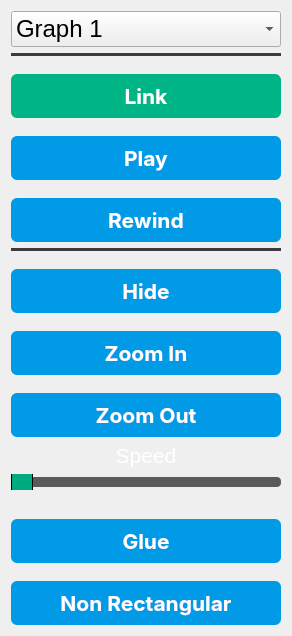
     <widget class="QWidget" name="leftwidget" native="true">
      <property name="enabled">
       <bool>true</bool>
      </property>
      <layout class="QVBoxLayout" name="verticalLayout">
       <item>
        <widget class="QComboBox" name="graphSelection">
         <property name="font">
          <font>
           <family>MS Shell Dlg 2</family>
           <pointsize>18</pointsize>
           <weight>9</weight>
           <italic>false</italic>
           <bold>false</bold>
          </font>
         </property>
         <property name="styleSheet">
          <string notr="true">font: 75 18pt &quot;MS Shell Dlg 2&quot;;</string>
         </property>
         <item>
          <property name="text">
           <string>Graph 1</string>
          </property>
         </item>
         <item>
          <property name="text">
           <string>Graph 2</string>
          </property>
         </item>
         <item>
          <property name="text">
           <string>Linked</string>
          </property>
         </item>
        </widget>
       </item>
       <item>
        <widget class="Line" name="line_5">
         <property name="styleSheet">
          <string notr="true">/* Line style */

  /* Set the width of the line */
  width: 20px;

  /* Set the height of the line */
  height: 5px;

  /* Set the background color of the line */
  background-color: #3a3b3c;

  /* Set the border of the line */
  border: 10px;

  /* Set the border radius of the line */
  border-radius:5px;



</string>
         </property>
         <property name="orientation">
          <enum>Qt::Horizontal</enum>
         </property>
        </widget>
       </item>
       <item>
        <widget class="QPushButton" name="linkButton">
         <property name="font">
          <font>
           <family>-apple-system</family>
           <pointsize>16</pointsize>
           <weight>75</weight>
           <bold>true</bold>
          </font>
         </property>
         <property name="styleSheet">
          <string notr="true">QPushButton{
  appearance: button;
  backface-visibility: hidden;
  background-color: rgb(0, 181, 133);
  border-radius: 6px;
  border-width: 0;
  box-shadow: rgba(50, 50, 93, .1) 0 0 0 1px inset,rgba(50, 50, 93, .1) 0 2px 5px 0,rgba(0, 0, 0, .07) 0 1px 1px 0;
  box-sizing: border-box;
  color: #fff;
  cursor: pointer;
  font-family: -apple-system,system-ui,&quot;Segoe UI&quot;,Roboto,&quot;Helvetica Neue&quot;,Ubuntu,sans-serif;
  font-size: 100%;
  height: 44px;
  line-height: 1.15;
  margin: 12px 0 0;
  outline: none;
  overflow: hidden;
  padding: 0 10px;
  position: relative;
  text-align: center;
  text-transform: none;
  transform: translateZ(0);
  transition: all .2s,box-shadow .08s ease-in;
  user-select: none;
  -webkit-user-select: none;
  touch-action: manipulation;
  width: 100%;
}
QPushButton:hover{
background-color: rgb(0, 118, 86);
}
QPushButton:pressed{
background-color: rgb(0, 118, 86);
}</string>
         </property>
         <property name="text">
          <string>Link</string>
         </property>
         <property name="icon">
          <iconset>
           <normaloff>../../../0-MostafaMousaControl_PanelTask/Vital-Signals-Multichannel-Viewer/Vital-Signals-Multichannel-Viewer-main/ui/Icons/play-svgrepo-com.svg</normaloff>../../../0-MostafaMousaControl_PanelTask/Vital-Signals-Multichannel-Viewer/Vital-Signals-Multichannel-Viewer-main/ui/Icons/play-svgrepo-com.svg</iconset>
         </property>
         <property name="iconSize">
          <size>
           <width>22</width>
           <height>22</height>
          </size>
         </property>
        </widget>
       </item>
       <item>
        <widget class="QPushButton" name="playButton">
         <property name="font">
          <font>
           <family>-apple-system</family>
           <pointsize>16</pointsize>
           <weight>75</weight>
           <bold>true</bold>
          </font>
         </property>
         <property name="styleSheet">
          <string notr="true">QPushButton{
  appearance: button;
  backface-visibility: hidden;
  background-color:  rgb(0, 154, 231);
  border-radius: 6px;
  border-width: 0;
  box-shadow: rgba(50, 50, 93, .1) 0 0 0 1px inset,rgba(50, 50, 93, .1) 0 2px 5px 0,rgba(0, 0, 0, .07) 0 1px 1px 0;
  box-sizing: border-box;
  color: #fff;
  cursor: pointer;
  font-family: -apple-system,system-ui,&quot;Segoe UI&quot;,Roboto,&quot;Helvetica Neue&quot;,Ubuntu,sans-serif;
  font-size: 100%;
  height: 44px;
  line-height: 1.15;
  margin: 12px 0 0;
  outline: none;
  overflow: hidden;
  padding: 0 10px;
  position: relative;
  text-align: center;
  text-transform: none;
  transform: translateZ(0);
  transition: all .2s,box-shadow .08s ease-in;
  user-select: none;
  -webkit-user-select: none;
  touch-action: manipulation;
  width: 100%;
}
QPushButton:hover{
background-color:  rgb(0, 115, 173);
}
QPushButton:pressed{
background-color:  rgb(0, 115, 173);
}</string>
         </property>
         <property name="text">
          <string>Play</string>
         </property>
         <property name="icon">
          <iconset>
           <normaloff>../../../0-MostafaMousaControl_PanelTask/Vital-Signals-Multichannel-Viewer/Vital-Signals-Multichannel-Viewer-main/ui/Icons/play-svgrepo-com.svg</normaloff>../../../0-MostafaMousaControl_PanelTask/Vital-Signals-Multichannel-Viewer/Vital-Signals-Multichannel-Viewer-main/ui/Icons/play-svgrepo-com.svg</iconset>
         </property>
         <property name="iconSize">
          <size>
           <width>22</width>
           <height>22</height>
          </size>
         </property>
        </widget>
       </item>
       <item>
        <widget class="QPushButton" name="rewindButton">
         <property name="font">
          <font>
           <family>-apple-system</family>
           <pointsize>16</pointsize>
           <weight>75</weight>
           <bold>true</bold>
          </font>
         </property>
         <property name="styleSheet">
          <string notr="true">QPushButton{
  appearance: button;
  backface-visibility: hidden;
  background-color:  rgb(0, 154, 231);
  border-radius: 6px;
  border-width: 0;
  box-shadow: rgba(50, 50, 93, .1) 0 0 0 1px inset,rgba(50, 50, 93, .1) 0 2px 5px 0,rgba(0, 0, 0, .07) 0 1px 1px 0;
  box-sizing: border-box;
  color: #fff;
  cursor: pointer;
  font-family: -apple-system,system-ui,&quot;Segoe UI&quot;,Roboto,&quot;Helvetica Neue&quot;,Ubuntu,sans-serif;
  font-size: 100%;
  height: 44px;
  line-height: 1.15;
  margin: 12px 0 0;
  outline: none;
  overflow: hidden;
  padding: 0 25px;
  position: relative;
  text-align: center;
  text-transform: none;
  transform: translateZ(0);
  transition: all .2s,box-shadow .08s ease-in;
  user-select: none;
  -webkit-user-select: none;
  touch-action: manipulation;
  width: 100%;
}
QPushButton:hover{
background-color:  rgb(0, 115, 173);
}
QPushButton:pressed{
background-color:  rgb(0, 115, 173);
}</string>
         </property>
         <property name="text">
          <string>Rewind</string>
         </property>
         <property name="icon">
          <iconset>
           <normaloff>../../../0-MostafaMousaControl_PanelTask/Vital-Signals-Multichannel-Viewer/Vital-Signals-Multichannel-Viewer-main/ui/Icons/rewind-forward-svgrepo-com.svg</normaloff>../../../0-MostafaMousaControl_PanelTask/Vital-Signals-Multichannel-Viewer/Vital-Signals-Multichannel-Viewer-main/ui/Icons/rewind-forward-svgrepo-com.svg</iconset>
         </property>
         <property name="iconSize">
          <size>
           <width>25</width>
           <height>25</height>
          </size>
         </property>
        </widget>
       </item>
       <item>
        <widget class="Line" name="line_6">
         <property name="styleSheet">
          <string notr="true">/* Line style */

  /* Set the width of the line */
  width: 20px;

  /* Set the height of the line */
  height: 5px;

  /* Set the background color of the line */
  background-color: #3a3b3c;

  /* Set the border of the line */
  border: 10px;

  /* Set the border radius of the line */
  border-radius:5px;



</string>
         </property>
         <property name="frameShadow">
          <enum>QFrame::Sunken</enum>
         </property>
         <property name="lineWidth">
          <number>30</number>
         </property>
         <property name="midLineWidth">
          <number>16</number>
         </property>
         <property name="orientation">
          <enum>Qt::Horizontal</enum>
         </property>
        </widget>
       </item>
       <item>
        <widget class="QPushButton" name="hideButton">
         <property name="font">
          <font>
           <family>-apple-system</family>
           <pointsize>16</pointsize>
           <weight>75</weight>
           <bold>true</bold>
          </font>
         </property>
         <property name="styleSheet">
          <string notr="true">QPushButton{
  appearance: button;
  backface-visibility: hidden;
  background-color:  rgb(0, 154, 231);
  border-radius: 6px;
  border-width: 0;
  box-shadow: rgba(50, 50, 93, .1) 0 0 0 1px inset,rgba(50, 50, 93, .1) 0 2px 5px 0,rgba(0, 0, 0, .07) 0 1px 1px 0;
  box-sizing: border-box;
  color: #fff;
  cursor: pointer;
  font-family: -apple-system,system-ui,&quot;Segoe UI&quot;,Roboto,&quot;Helvetica Neue&quot;,Ubuntu,sans-serif;
  font-size: 100%;
  height: 44px;
  line-height: 1.15;
  margin: 12px 0 0;
  outline: none;
  overflow: hidden;
  padding: 0 25px;
  position: relative;
  text-align: center;
  text-transform: none;
  transform: translateZ(0);
  transition: all .2s,box-shadow .08s ease-in;
  user-select: none;
  -webkit-user-select: none;
  touch-action: manipulation;
  width: 100%;
}
QPushButton:hover{
background-color:  rgb(0, 115, 173);
}
QPushButton:pressed{
background-color:  rgb(0, 115, 173);
}</string>
         </property>
         <property name="text">
          <string>Hide</string>
         </property>
         <property name="icon">
          <iconset>
           <normaloff>../../../0-MostafaMousaControl_PanelTask/Vital-Signals-Multichannel-Viewer/Vital-Signals-Multichannel-Viewer-main/ui/Icons/clear-svgrepo-com.svg</normaloff>../../../0-MostafaMousaControl_PanelTask/Vital-Signals-Multichannel-Viewer/Vital-Signals-Multichannel-Viewer-main/ui/Icons/clear-svgrepo-com.svg</iconset>
         </property>
         <property name="iconSize">
          <size>
           <width>25</width>
           <height>25</height>
          </size>
         </property>
        </widget>
       </item>
       <item>
        <widget class="QPushButton" name="zoomIn">
         <property name="sizePolicy">
          <sizepolicy hsizetype="Expanding" vsizetype="Fixed">
           <horstretch>0</horstretch>
           <verstretch>0</verstretch>
          </sizepolicy>
         </property>
         <property name="minimumSize">
          <size>
           <width>0</width>
           <height>0</height>
          </size>
         </property>
         <property name="font">
          <font>
           <family>-apple-system</family>
           <pointsize>16</pointsize>
           <weight>75</weight>
           <bold>true</bold>
          </font>
         </property>
         <property name="styleSheet">
          <string notr="true">QPushButton{
  appearance: button;
  backface-visibility: hidden;
  background-color:  rgb(0, 154, 231);
  border-radius: 6px;
  border-width: 0;
  box-shadow: rgba(50, 50, 93, .1) 0 0 0 1px inset,rgba(50, 50, 93, .1) 0 2px 5px 0,rgba(0, 0, 0, .07) 0 1px 1px 0;
  box-sizing: border-box;
  color: #fff;
  cursor: pointer;
  font-family: -apple-system,system-ui,&quot;Segoe UI&quot;,Roboto,&quot;Helvetica Neue&quot;,Ubuntu,sans-serif;
  font-size: 100%;
  height: 44px;
  line-height: 1.15;
  margin: 12px 0 0;
  outline: none;
  overflow: hidden;
  padding: 0 25px;
  position: relative;
  text-align: center;
  text-transform: none;
  transform: translateZ(0);
  transition: all .2s,box-shadow .08s ease-in;
  user-select: none;
  -webkit-user-select: none;
  touch-action: manipulation;
  width: 100%;
}
QPushButton:hover{
background-color:  rgb(0, 115, 173);
}
QPushButton:pressed{
background-color:  rgb(0, 115, 173);
}</string>
         </property>
         <property name="text">
          <string>Zoom In</string>
         </property>
         <property name="iconSize">
          <size>
           <width>25</width>
           <height>25</height>
          </size>
         </property>
        </widget>
       </item>
       <item>
        <widget class="QPushButton" name="zoomOut">
         <property name="font">
          <font>
           <family>-apple-system</family>
           <pointsize>16</pointsize>
           <weight>75</weight>
           <bold>true</bold>
          </font>
         </property>
         <property name="styleSheet">
          <string notr="true">QPushButton{
  appearance: button;
  backface-visibility: hidden;
  background-color:  rgb(0, 154, 231);
  border-radius: 6px;
  border-width: 0;
  box-shadow: rgba(50, 50, 93, .1) 0 0 0 1px inset,rgba(50, 50, 93, .1) 0 2px 5px 0,rgba(0, 0, 0, .07) 0 1px 1px 0;
  box-sizing: border-box;
  color: #fff;
  cursor: pointer;
  font-family: -apple-system,system-ui,&quot;Segoe UI&quot;,Roboto,&quot;Helvetica Neue&quot;,Ubuntu,sans-serif;
  font-size: 100%;
  height: 44px;
  line-height: 1.15;
  margin: 12px 0 0;
  outline: none;
  overflow: hidden;
  padding: 0 15px;
  position: relative;
  text-align: center;
  text-transform: none;
  transform: translateZ(0);
  transition: all .2s,box-shadow .08s ease-in;
  user-select: none;
  -webkit-user-select: none;
  touch-action: manipulation;
  width: 100%;
}
QPushButton:hover{
background-color:  rgb(0, 115, 173);
}
QPushButton:pressed{
background-color:  rgb(0, 115, 173);
}</string>
         </property>
         <property name="text">
          <string>Zoom Out</string>
         </property>
         <property name="iconSize">
          <size>
           <width>25</width>
           <height>25</height>
          </size>
         </property>
        </widget>
       </item>
       <item>
        <widget class="QLabel" name="speedLabel">
         <property name="sizePolicy">
          <sizepolicy hsizetype="Expanding" vsizetype="Fixed">
           <horstretch>0</horstretch>
           <verstretch>0</verstretch>
          </sizepolicy>
         </property>
         <property name="font">
          <font>
           <family>MS Shell Dlg 2</family>
           <pointsize>16</pointsize>
           <weight>50</weight>
           <italic>false</italic>
           <bold>false</bold>
          </font>
         </property>
         <property name="styleSheet">
          <string notr="true">font-family: 'Gabarito', cursive;
font-size: ;
font: 75 8pt &quot;MS Shell Dlg 2&quot;;
font: 16pt &quot;MS Shell Dlg 2&quot;;
color: #fff;</string>
         </property>
         <property name="text">
          <string>Speed</string>
         </property>
         <property name="alignment">
          <set>Qt::AlignCenter</set>
         </property>
         <property name="margin">
          <number>28</number>
         </property>
        </widget>
       </item>
       <item>
        <widget class="QSlider" name="speedSlider">
         <property name="styleSheet">
          <string notr="true">/* Style for the QSlider */

/* Background of the slider track */
QSlider {
    background-color: transparent;
    height: 16px; /* Set the height of the track */

}

/* Style for the groove (track) */
QSlider::groove {
    background: #595a5c; /* Color of the track */
    border: 0px solid #999; /* Border of the track */
    height: 10px; /* Set the height of the track */
    border-radius: 4px; /* Round the corners of the track */
}

/* Style for the slider handle (thumb) */
QSlider::handle {
    background: rgb(0, 170, 127); /* Color of the handle */
    border: 1px solid ; /* Border of the handle */
    width: 20px; /* Width of the handle */
    height: 30px; /* Height of the handle */
    margin: -5px 0; /* Negative margin to center the handle vertically */
    border-radius: 2px; /* Round the corners of the handle */
}

/* Style for the slider handle when pressed */
QSlider::handle:pressed {
    background: rgb(0, 138, 101); /* Color of the handle when pressed */
    border: 1px solid #3498db; /* Border of the handle when pressed */
}
</string>
         </property>
         <property name="orientation">
          <enum>Qt::Horizontal</enum>
         </property>
        </widget>
       </item>
       <item>
        <spacer name="verticalSpacer">
         <property name="orientation">
          <enum>Qt::Horizontal</enum>
         </property>
         <property name="sizeType">
          <enum>QSizePolicy::Fixed</enum>
         </property>
         <property name="sizeHint" stdset="0">
          <size>
           <width>250</width>
           <height>11</height>
          </size>
         </property>
        </spacer>
       </item>
       <item>
        <widget class="QPushButton" name="glue_Button">
         <property name="sizePolicy">
          <sizepolicy hsizetype="Minimum" vsizetype="Maximum">
           <horstretch>0</horstretch>
           <verstretch>0</verstretch>
          </sizepolicy>
         </property>
         <property name="font">
          <font>
           <family>-apple-system</family>
           <pointsize>16</pointsize>
           <weight>75</weight>
           <bold>true</bold>
          </font>
         </property>
         <property name="styleSheet">
          <string notr="true">QPushButton{
  appearance: button;
  backface-visibility: hidden;
  background-color:  rgb(0, 154, 231);
  border-radius: 6px;
  border-width: 0;
  box-shadow: rgba(50, 50, 93, .1) 0 0 0 1px inset,rgba(50, 50, 93, .1) 0 2px 5px 0,rgba(0, 0, 0, .07) 0 1px 1px 0;
  box-sizing: border-box;
  color: #fff;
  cursor: pointer;
  font-family: -apple-system,system-ui,&quot;Segoe UI&quot;,Roboto,&quot;Helvetica Neue&quot;,Ubuntu,sans-serif;
  font-size: 100%;
  height: 44px;
  line-height: 1.15;
  margin: 12px 0 0;
  outline: none;
  overflow: hidden;
  padding: 0 25px;
  position: relative;
  text-align: center;
  text-transform: none;
  transform: translateZ(0);
  transition: all .2s,box-shadow .08s ease-in;
  user-select: none;
  -webkit-user-select: none;
  touch-action: manipulation;
  width: 100%;
}
QPushButton:hover{
background-color:  rgb(0, 115, 173);
}
QPushButton:pressed{
background-color:  rgb(0, 115, 173);
}</string>
         </property>
         <property name="text">
          <string>Glue</string>
         </property>
         <property name="iconSize">
          <size>
           <width>25</width>
           <height>25</height>
          </size>
         </property>
        </widget>
       </item>
       <item>
        <widget class="QPushButton" name="nonRectangular_Button">
         <property name="sizePolicy">
          <sizepolicy hsizetype="Minimum" vsizetype="Maximum">
           <horstretch>0</horstretch>
           <verstretch>0</verstretch>
          </sizepolicy>
         </property>
         <property name="minimumSize">
          <size>
           <width>270</width>
           <height>55</height>
          </size>
         </property>
         <property name="font">
          <font>
           <family>-apple-system</family>
           <pointsize>16</pointsize>
           <weight>75</weight>
           <bold>true</bold>
          </font>
         </property>
         <property name="styleSheet">
          <string notr="true">QPushButton{
  appearance: button;
  backface-visibility: hidden;
  background-color:  rgb(0, 154, 231);
  border-radius: 6px;
  border-width: 0;
  box-shadow: rgba(50, 50, 93, .1) 0 0 0 1px inset,rgba(50, 50, 93, .1) 0 2px 5px 0,rgba(0, 0, 0, .07) 0 1px 1px 0;
  box-sizing: border-box;
  color: #fff;
  cursor: pointer;
  font-family: -apple-system,system-ui,&quot;Segoe UI&quot;,Roboto,&quot;Helvetica Neue&quot;,Ubuntu,sans-serif;
  font-size: 100%;
  height: 44px;
  line-height: 1.15;
  margin: 12px 0 0;
  outline: none;
  overflow: hidden;
  padding: 0 25px;
  position: relative;
  text-align: center;
  text-transform: none;
  transform: translateZ(0);
  transition: all .2s,box-shadow .08s ease-in;
  user-select: none;
  -webkit-user-select: none;
  touch-action: manipulation;
  width: 100%;
}
QPushButton:hover{
background-color:  rgb(0, 115, 173);
}
QPushButton:pressed{
background-color:  rgb(0, 115, 173);
}</string>
         </property>
         <property name="text">
          <string>Non Rectangular</string>
         </property>
         <property name="iconSize">
          <size>
           <width>25</width>
           <height>25</height>
          </size>
         </property>
        </widget>
       </item>
      </layout>
     </widget>
